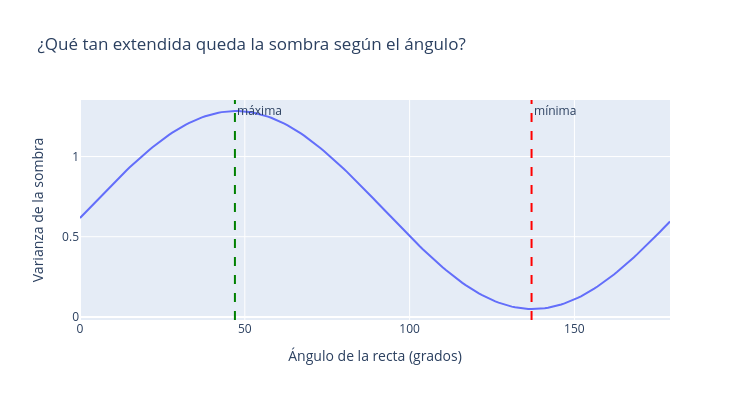

Here is the notebook cell this chart was saved with:
### Markdown cell above
---
# 1️⃣ La sombra que conserva más varianza

Empezamos con **10 puntos en 2D** (dos variables muy relacionadas). Queremos describir cada punto con **un solo número**: su posición sobre una recta que pasa por el centro de la nube. ¿Qué recta elegimos?

Para cada ángulo posible calculamos la **varianza de la sombra** (la proyección de los puntos sobre esa recta).

### Code cell
# 10 puntos en 2D con correlación positiva
X = np.array([
    [2.5, 2.4], [0.5, 0.7], [2.2, 2.9], [1.9, 2.2], [3.1, 3.0],
    [2.3, 2.7], [2.0, 1.6], [1.0, 1.1], [1.5, 1.6], [1.1, 0.9]
])
X_centrado = X - X.mean(axis=0)


def varianza_de_la_sombra(X_centrado, angulo):
    """Varianza de los puntos proyectados sobre una recta con ese ángulo (en grados)."""
    direccion = np.array([np.cos(np.radians(angulo)), np.sin(np.radians(angulo))])
    sombra = X_centrado @ direccion
    return sombra.var(ddof=1)


angulos = np.arange(0, 180, 1)
varianzas = [varianza_de_la_sombra(X_centrado, a) for a in angulos]

mejor = angulos[np.argmax(varianzas)]
peor = angulos[np.argmin(varianzas)]
print(f"Varianza total de los datos: {X_centrado.var(axis=0, ddof=1).sum():.3f}")
print(f"Mejor ángulo: {mejor}° → varianza de la sombra = {max(varianzas):.3f}")
print(f"Peor ángulo:  {peor}° → varianza de la sombra = {min(varianzas):.3f}")

fig = px.line(
    x=angulos,
    y=varianzas,
    labels={'x': 'Ángulo de la recta (grados)', 'y': 'Varianza de la sombra'},
    title='¿Qué tan extendida queda la sombra según el ángulo?'
)
fig.add_vline(x=mejor, line_dash='dash', line_color='green', annotation_text='máxima')
fig.add_vline(x=peor, line_dash='dash', line_color='red', annotation_text='mínima')
fig.update_layout(width=750, height=400)
fig.show()

### Figure 1 — Plotly figure (JSON) as saved in the notebook; plotly's stock layout.template omitted (floating-point values rounded to 4 significant figures; data arrays with more than 128 entries replaced by an {"elided": "..."} marker saying what was removed)
{"data": [{"hovertemplate": "Ángulo de la recta (grados)=%{x}<br>Varianza de la sombra=%{y}<extra></extra>", "legendgroup": "", "line": {"color": "#636efa", "dash": "solid"}, "marker": {"symbol": "circle"}, "mode": "lines", "name": "", "orientation": "v", "showlegend": false, "type": "scatter", "x": {"elided": "180 int values"}, "xaxis": "x", "y": {"elided": "180 float values"}, "yaxis": "y"}], "layout": {"annotations": [{"showarrow": false, "text": "máxima", "x": 47, "xanchor": "left", "xref": "x", "y": 1, "yanchor": "top", "yref": "y domain"}, {"showarrow": false, "text": "mínima", "x": 137, "xanchor": "left", "xref": "x", "y": 1, "yanchor": "top", "yref": "y domain"}], "height": 400, "legend": {"tracegroupgap": 0}, "shapes": [{"line": {"color": "green", "dash": "dash"}, "type": "line", "x0": 47, "x1": 47, "xref": "x", "y0": 0, "y1": 1, "yref": "y domain"}, {"line": {"color": "red", "dash": "dash"}, "type": "line", "x0": 137, "x1": 137, "xref": "x", "y0": 0, "y1": 1, "yref": "y domain"}], "title": {"text": "¿Qué tan extendida queda la sombra según el ángulo?"}, "width": 750, "xaxis": {"anchor": "y", "domain": [0.0, 1.0], "title": {"text": "Ángulo de la recta (grados)"}}, "yaxis": {"anchor": "x", "domain": [0.0, 1.0], "title": {"text": "Varianza de la sombra"}}}}
